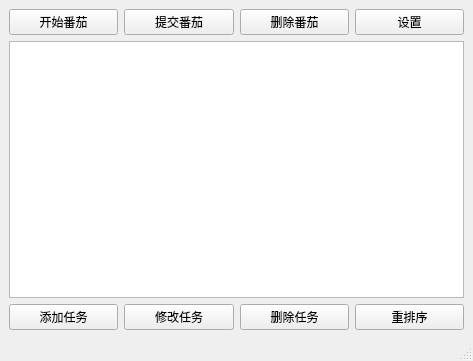
<?xml version="1.0" encoding="UTF-8"?>
<ui version="4.0">
 <class>MainWindow</class>
 <widget class="QMainWindow" name="MainWindow">
  <property name="geometry">
   <rect>
    <x>0</x>
    <y>0</y>
    <width>473</width>
    <height>361</height>
   </rect>
  </property>
  <property name="windowTitle">
   <string>Mastimer v1.1</string>
  </property>
  <widget class="QWidget" name="centralwidget">
   <layout class="QVBoxLayout" name="verticalLayout">
    <item>
     <layout class="QHBoxLayout" name="horizontalLayout_4">
      <item>
       <widget class="QPushButton" name="pushButtonBeginPomo">
        <property name="text">
         <string>开始番茄</string>
        </property>
       </widget>
      </item>
      <item>
       <widget class="QPushButton" name="pushButtonCommitPomo">
        <property name="text">
         <string>提交番茄</string>
        </property>
       </widget>
      </item>
      <item>
       <widget class="QPushButton" name="pushButtonDeletePomo">
        <property name="text">
         <string>删除番茄</string>
        </property>
       </widget>
      </item>
      <item>
       <widget class="QPushButton" name="pushButtonSetting">
        <property name="text">
         <string>设置</string>
        </property>
       </widget>
      </item>
     </layout>
    </item>
    <item>
     <widget class="QListWidget" name="listWidget"/>
    </item>
    <item>
     <layout class="QHBoxLayout" name="horizontalLayout">
      <item>
       <widget class="QPushButton" name="pushButtonAddTodo">
        <property name="text">
         <string>添加任务</string>
        </property>
       </widget>
      </item>
      <item>
       <widget class="QPushButton" name="pushButtonEditTodo">
        <property name="text">
         <string>修改任务</string>
        </property>
       </widget>
      </item>
      <item>
       <widget class="QPushButton" name="pushButtonDeleteTodo">
        <property name="text">
         <string>删除任务</string>
        </property>
       </widget>
      </item>
      <item>
       <widget class="QPushButton" name="pushButtonTodolistReorder">
        <property name="text">
         <string>重排序</string>
        </property>
       </widget>
      </item>
     </layout>
    </item>
   </layout>
  </widget>
  <widget class="QMenuBar" name="menubar">
   <property name="geometry">
    <rect>
     <x>0</x>
     <y>0</y>
     <width>473</width>
     <height>21</height>
    </rect>
   </property>
  </widget>
  <widget class="QStatusBar" name="statusbar"/>
 </widget>
 <resources/>
 <connections/>
</ui>
